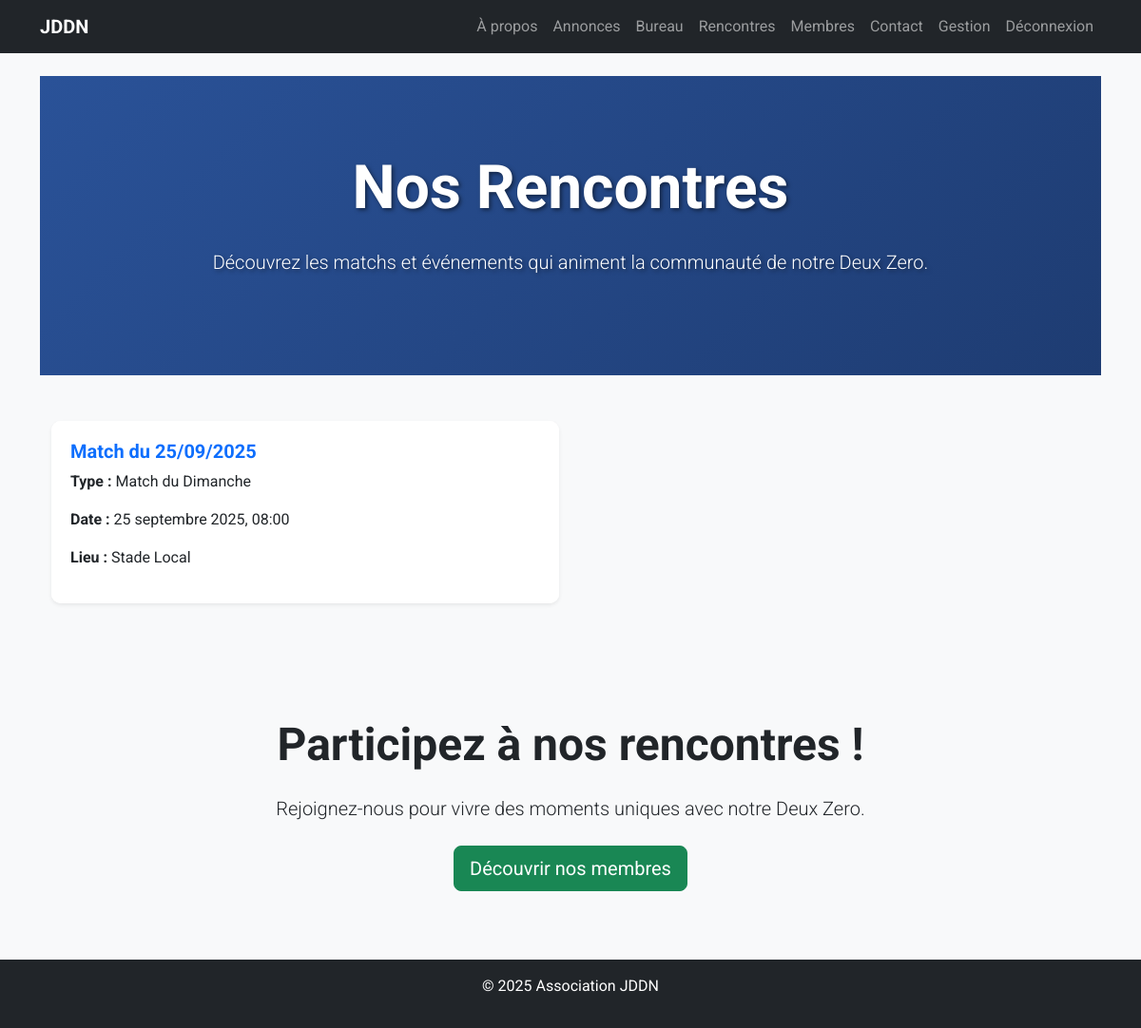
The page /rencontres/ (signed in) on the database as committed earlier.
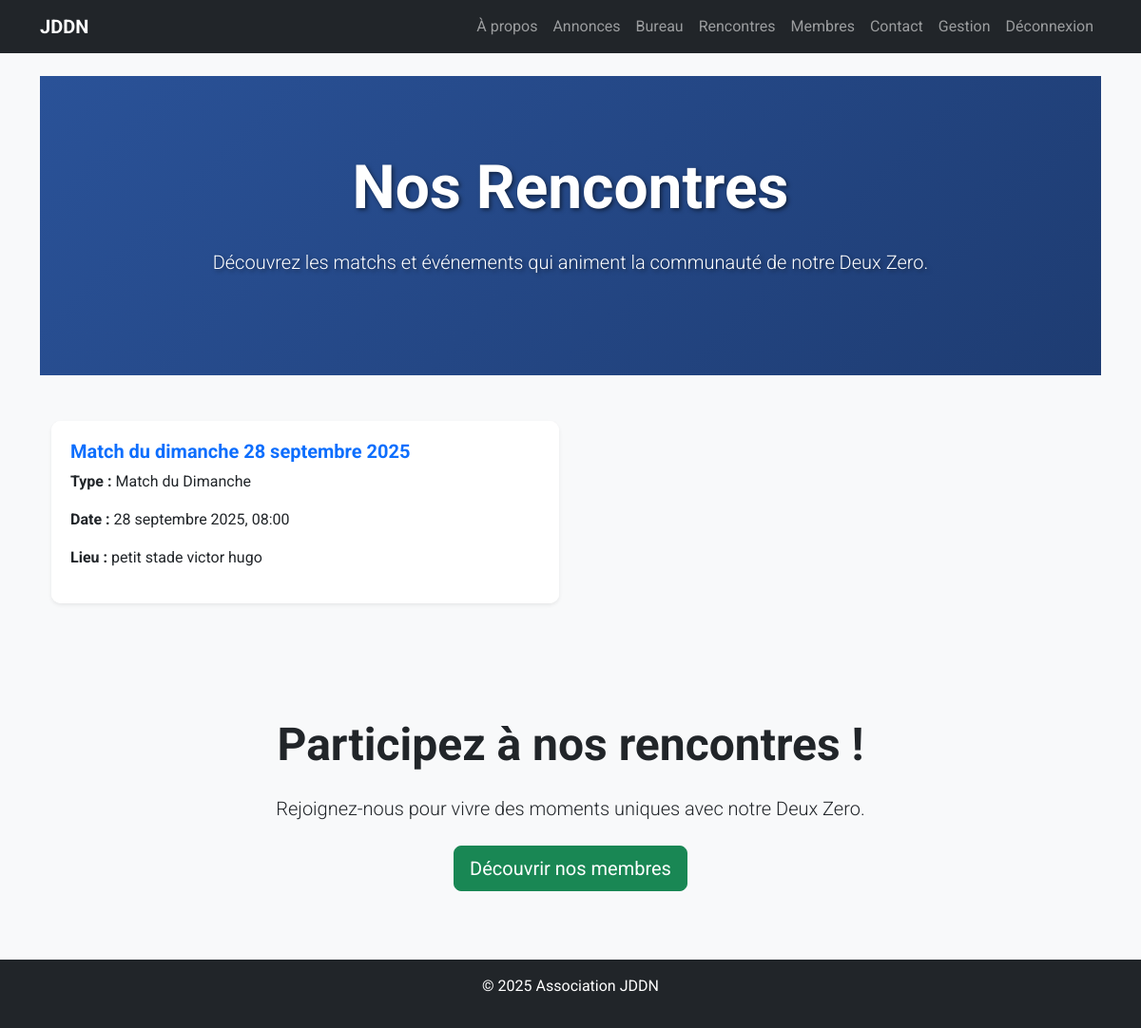
The same page on the database as committed later.
### core/models.py (models this page shows, shortened)
class Match(models.Model):
    TYPE_CHOICES = [
        ('match_dimanche', 'Match du Dimanche'),
        ('contre', 'Contre (Affrontement)'),
    ]
    association = models.ForeignKey(Association, on_delete=models.CASCADE, related_name='matches')
    type_match = models.CharField(max_length=20, choices=TYPE_CHOICES)
    titre = models.CharField(max_length=200)
    description = models.TextField(blank=True)
    date_match = models.DateTimeField()
    lieu = models.CharField(max_length=100, blank=True)
    adversaire = models.CharField(max_length=100, blank=True)  # Pour les contres
    mise = models.DecimalField(max_digits=10, decimal_places=2, default=0.00)  # Somme exigée pour contres

### core/views.py (the view)
# urls.py: path('rencontres/', views.rencontres, name='rencontres'),
@login_required
def rencontres(request):
    association = request.user.association
    if not association:
        logger.error("No association for user %s", request.user)
        return render(request, 'core/403.html', {'error': 'Aucune association associée à cet utilisateur.'}, status=403)
    matches = Match.objects.filter(association=association).order_by('-date_match')
    logger.debug("Found %d matches for association %s", matches.count(), association)
    matches_with_delays = [(match, index / 3.0) for index, match in enumerate(matches)]
    return render(request, 'core/rencontres.html', {
        'association': association,
        'matches_with_delays': matches_with_delays,
    })

### core/models.py (called while the page is built)
    def is_bureau(self):
        return self.role and self.role.nom != 'membre_simple'

### templates/core/rencontres.html (shortened to what this page needs)
{% extends 'base.html' %}
{% load static %}
{% block content %}
<div class="container-fluid p-0">
    <div class="hero-section text-center text-white" style="background: linear-gradient(135deg, #2a5298 0%, #1e3c72 100%); padding: 80px 20px;">
        <h1 class="display-3 fw-bold mb-4 animate__animated animate__fadeIn">Nos Rencontres</h1>
        <p class="lead mb-4 animate__animated animate__fadeIn" style="animation-delay: 0.3s;">
            Découvrez les matchs et événements qui animent la communauté de notre Deux Zero.
        </p>
    </div>
    <div class="container my-5">
        {% if matches_with_delays %}
            <div class="row">
                {% for match, delay in matches_with_delays %}
                    <div class="col-md-6 mb-4">
                        <div class="card h-100 border-0 shadow-sm animate__animated animate__fadeInUp" style="animation-delay: {{ delay }}s;">
                            <div class="card-body">
                                <h5 class="card-title text-primary fw-bold">{{ match.titre }}</h5>
                                <p class="card-text"><strong>Type :</strong> {{ match.get_type_match_display }}</p>
                                <p class="card-text"><strong>Date :</strong> {{ match.date_match|date:"d F Y, H:i" }}</p>
                                <p class="card-text"><strong>Lieu :</strong> {{ match.lieu }}</p>
                            </div>
                        </div>
                    </div>
                {% endfor %}
            </div>
        {% endif %}
    </div>
    <div class="cta-section text-center py-5 bg-light">
        <h2 class="display-5 fw-bold mb-4 animate__animated animate__fadeIn">Participez à nos rencontres !</h2>
        <p class="lead mb-4">Rejoignez-nous pour vivre des moments uniques avec notre Deux Zero.</p>
        <a href="{% url 'membres' %}" class="btn btn-success btn-lg animate__animated animate__pulse">Découvrir nos membres</a>
    </div>
    <link rel="stylesheet" href="https://cdnjs.cloudflare.com/ajax/libs/animate.css/4.1.1/animate.min.css">
</div>
{% endblock %}

### templates/base.html (shortened to what this page needs)
{% load static %}
<!DOCTYPE html>
<html lang="fr">
<head>
    <link href="https://cdn.jsdelivr.net/npm/bootstrap@5.3.2/dist/css/bootstrap.min.css" rel="stylesheet">
    <link href="{% static 'css/custom.css' %}" rel="stylesheet">
</head>
<body>
    <nav class="navbar navbar-expand-lg navbar-dark bg-dark">
        <div class="container">
            <a class="navbar-brand" href="{% url 'home' %}">JDDN</a>
            <div class="collapse navbar-collapse" id="navbarNav">
                <ul class="navbar-nav ms-auto">
                    <li class="nav-item"><a class="nav-link" href="{% url 'about' %}">À propos</a></li>
                    <li class="nav-item"><a class="nav-link" href="{% url 'annonces' %}">Annonces</a></li>
                    <li class="nav-item"><a class="nav-link" href="{% url 'bureau' %}">Bureau</a></li>
                    <li class="nav-item"><a class="nav-link" href="{% url 'rencontres' %}">Rencontres</a></li>
                    <li class="nav-item"><a class="nav-link" href="{% url 'membres' %}">Membres</a></li>
                    <li class="nav-item"><a class="nav-link" href="{% url 'contact' %}">Contact</a></li>
                    {% if user.is_authenticated and user.is_bureau %}
                        <li class="nav-item"><a class="nav-link" href="{% url 'gestion' %}">Gestion</a></li>
                    {% endif %}
                    {% if user.is_authenticated %}
                        <li class="nav-item"><a class="nav-link" href="{% url 'logout' %}">Déconnexion</a></li>
                    {% else %}
                        <li class="nav-item"><a class="nav-link" href="{% url 'login' %}">Connexion</a></li>
                    {% endif %}
                </ul>
            </div>
        </div>
    </nav>
    <main class="container my-4">
        {% block content %}{% endblock %}
    </main>
    <footer class="bg-dark text-white text-center py-3">
        <p>&copy; 2025 Association JDDN</p>
    </footer>
</body>
</html>

### static/css/custom.css (style rules this page uses)
body { background-color: #f8f9fa; }
.navbar-brand { font-weight: bold; }

### templates/core/rencontres.html (style rules this page uses)
.hero-section { min-height: 300px; display: flex; flex-direction: column; justify-content: center; text-shadow: 2px 2px 4px rgba(0, 0, 0, 0.5); }
.card { transition: transform 0.3s ease, box-shadow 0.3s ease; border-radius: 10px; overflow: hidden; }
.card-body { background: #fff; padding: 20px; }
.btn-primary, .btn-success { transition: background-color 0.3s ease; }
.animate__pulse { animation-duration: 1.5s; animation-iteration-count: infinite; }
body { font-family: 'Roboto', sans-serif; }

Rows that differ between the two databases and show on the page:
removed Match: titre "Match du 25/09/2025", type_match "Match du Dimanche", date_match "25 septembre 2025, 08:00", lieu "Stade Local"
added Match: titre "Match du dimanche 28 septembre 2025", type_match "Match du Dimanche", date_match "28 septembre 2025, 08:00", lieu "petit stade victor hugo"
